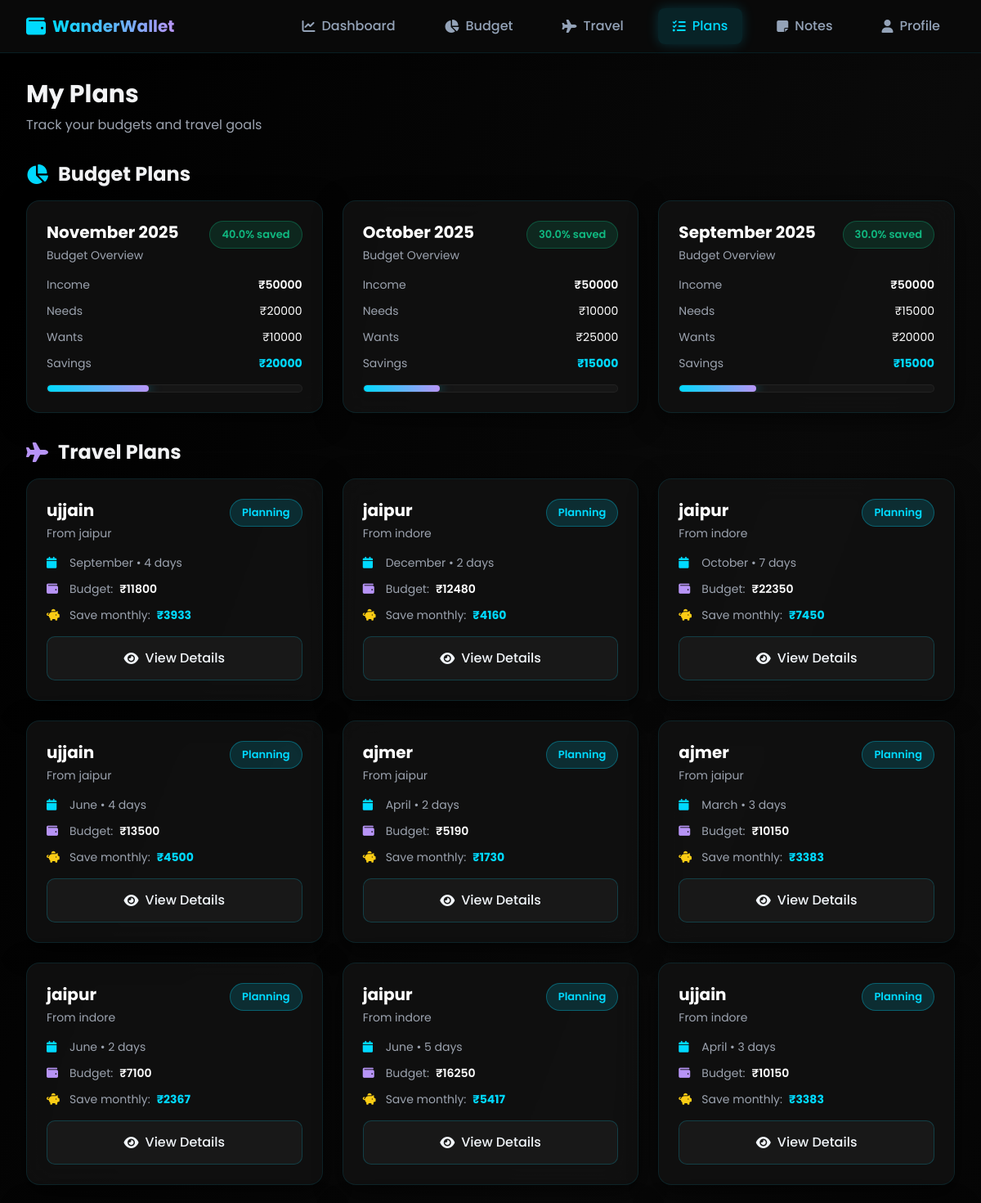
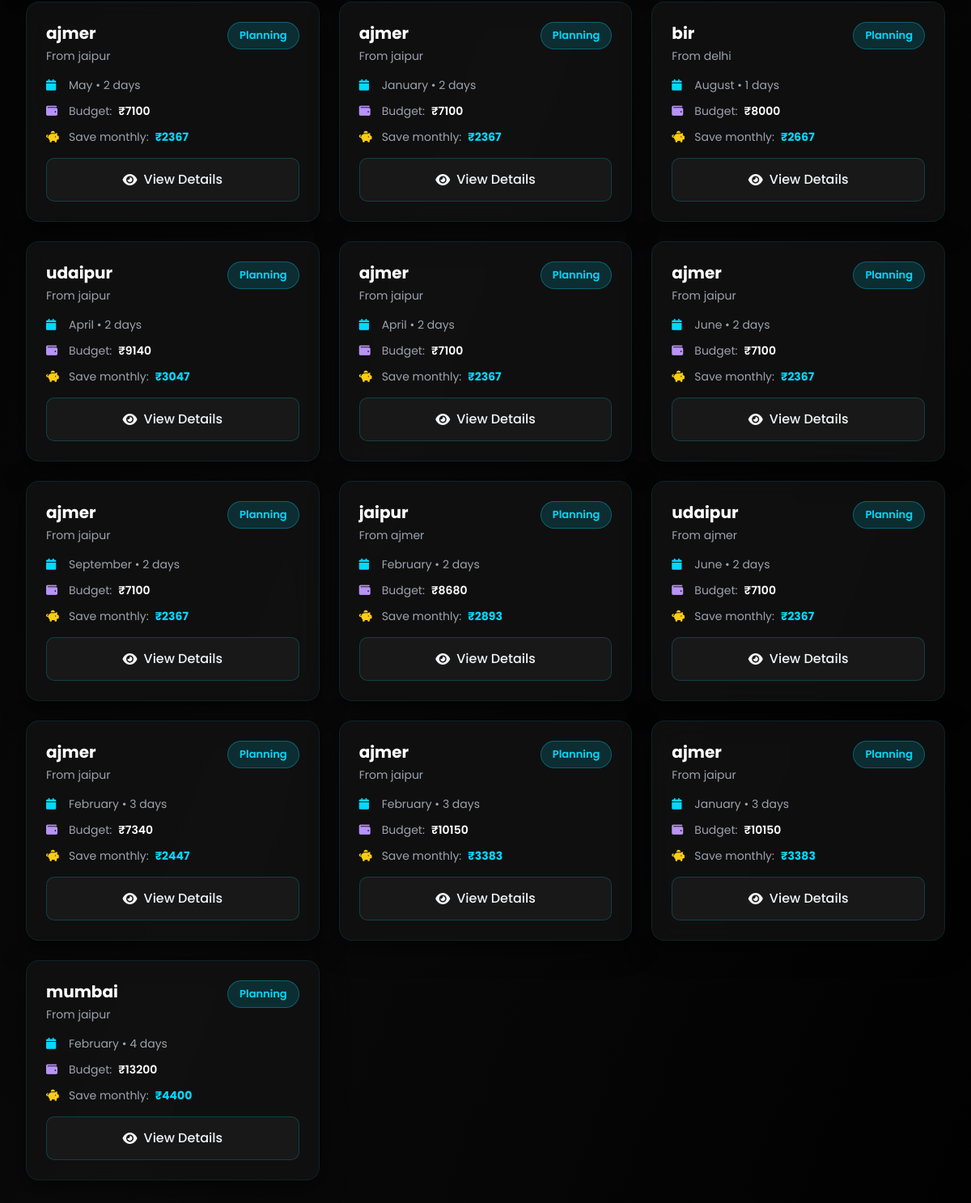
Screenshot of /plans (signed in) with the database file from the repository (2 pictures, top to bottom).
### tables this page shows
CREATE TABLE budgets (
                id INTEGER PRIMARY KEY AUTOINCREMENT,
                user_id INTEGER NOT NULL,
                income REAL NOT NULL,
                needs REAL NOT NULL,
                wants REAL NOT NULL,
                savings REAL NOT NULL,
                month TEXT NOT NULL,
                year INTEGER NOT NULL,
                ai_insights TEXT,
                created_at TIMESTAMP DEFAULT CURRENT_TIMESTAMP, needs_subcategories TEXT, wants_subcategories TEXT,
                FOREIGN KEY (user_id) REFERENCES users (id)
            );

CREATE TABLE travel_plans (
                id INTEGER PRIMARY KEY AUTOINCREMENT,
                user_id INTEGER NOT NULL,
                start_city TEXT NOT NULL,
                destination TEXT NOT NULL,
                travel_days INTEGER NOT NULL,
                travel_month TEXT NOT NULL,
                total_budget REAL,
                monthly_savings REAL,
                status TEXT DEFAULT 'planning',
                created_at TIMESTAMP DEFAULT CURRENT_TIMESTAMP,
                FOREIGN KEY (user_id) REFERENCES users (id)
            );

### app.py (the view)
@app.route('/plans')
@login_required
def plans():
    db = get_db()
    budgets = db.execute('SELECT * FROM budgets WHERE user_id = ? ORDER BY created_at DESC',
                        (current_user.id,)).fetchall()
    travel_plans = db.execute('SELECT * FROM travel_plans WHERE user_id = ? ORDER BY created_at DESC',
                             (current_user.id,)).fetchall()
    db.close()
    return render_template('plans.html', budgets=budgets, travel_plans=travel_plans)

### app.py (called while the page is built)
def get_db():
    conn = sqlite3.connect(DATABASE)
    conn.row_factory = sqlite3.Row
    return conn

@login_manager.user_loader
def load_user(user_id):
    db = get_db()
    user = db.execute('SELECT * FROM users WHERE id = ?', (user_id,)).fetchone()
    db.close()
    if user:
        return User(user['id'], user['username'], user['email'])
    return None

### templates/plans.html (shortened to what this page needs)
{% extends "base.html" %}
{% block content %}
<div class="min-h-screen bg-gradient-to-br from-dark-primary via-dark-secondary to-dark-primary py-8">
    <div class="max-w-7xl mx-auto px-4 sm:px-6 lg:px-8">
        <div class="mb-8">
            <h1 class="text-3xl font-bold mb-2">My Plans</h1>
            <p class="text-gray-400">Track your budgets and travel goals</p>
        </div>
        <div class="mb-8">
            <h2 class="text-2xl font-bold mb-4 flex items-center">
                <i class="fas fa-chart-pie mr-3 text-teal-primary"></i>
                Budget Plans
            </h2>
            {% if budgets %}
            <div class="card-grid">
                {% for budget in budgets %}
                <div class="glass-card p-6">
                    <div class="flex justify-between items-start mb-4">
                        <div>
                            <h3 class="text-xl font-bold text-white">{{ budget.month }} {{ budget.year }}</h3>
                            <p class="text-sm text-gray-400 mt-1">Budget Overview</p>
                        </div>
                        <span class="badge {% if (budget.savings / budget.income * 100) >= 30 %}badge-success{% elif (budget.savings / budget.income * 100) >= 20 %}badge-info{% else %}badge-warning{% endif %}">
                            {{ "%.1f"|format(budget.savings / budget.income * 100) }}% saved
                        </span>
                    </div>
                    <div class="space-y-3 mb-4">
                        <div class="flex justify-between text-sm">
                            <span class="text-gray-400">Income</span>
                            <span class="text-white font-semibold">₹{{ "%.0f"|format(budget.income) }}</span>
                        </div>
                        <div class="flex justify-between text-sm">
                            <span class="text-gray-400">Needs</span>
                            <span class="text-white">₹{{ "%.0f"|format(budget.needs) }}</span>
                        </div>
                        <div class="flex justify-between text-sm">
                            <span class="text-gray-400">Wants</span>
                            <span class="text-white">₹{{ "%.0f"|format(budget.wants) }}</span>
                        </div>
                        <div class="flex justify-between text-sm">
                            <span class="text-gray-400">Savings</span>
                            <span class="text-teal-primary font-bold">₹{{ "%.0f"|format(budget.savings) }}</span>
                        </div>
                    </div>
                    <div class="progress-bar">
                        <div class="progress-fill" style="width: {{ (budget.savings / budget.income * 100)|int }}%"></div>
                    </div>
                </div>
                {% endfor %}
            </div>
            {% endif %}
        </div>
        <div class="mb-8">
            <h2 class="text-2xl font-bold mb-4 flex items-center">
                <i class="fas fa-plane mr-3 text-purple-primary"></i>
                Travel Plans
            </h2>
            {% if travel_plans %}
            <div class="card-grid">
                {% for plan in travel_plans %}
                <div class="glass-card p-6">
                    <div class="flex justify-between items-start mb-4">
                        <div>
                            <h3 class="text-xl font-bold text-white">{{ plan.destination }}</h3>
                            <p class="text-sm text-gray-400 mt-1">From {{ plan.start_city }}</p>
                        </div>
                        <span class="badge badge-info">{{ plan.status|title }}</span>
                    </div>
                    <div class="space-y-3 mb-4">
                        <div class="flex items-center text-sm text-gray-400">
                            <i class="fas fa-calendar w-5 mr-2 text-teal-primary"></i>
                            <span>{{ plan.travel_month }} • {{ plan.travel_days }} days</span>
                        </div>
                        {% if plan.total_budget %}
                        <div class="flex items-center text-sm">
                            <i class="fas fa-wallet w-5 mr-2 text-purple-primary"></i>
                            <span class="text-gray-400">Budget:</span>
                            <span class="text-white font-semibold ml-2">₹{{ "%.0f"|format(plan.total_budget) }}</span>
                        </div>
                        <div class="flex items-center text-sm">
                            <i class="fas fa-piggy-bank w-5 mr-2 text-yellow-400"></i>
                            <span class="text-gray-400">Save monthly:</span>
                            <span class="text-teal-primary font-bold ml-2">₹{{ "%.0f"|format(plan.monthly_savings) }}</span>
                        </div>
                        {% endif %}
                    </div>
                    <a href="{{ url_for('accommodation', plan_id=plan.id) }}" class="btn-secondary w-full text-center">
                        <i class="fas fa-eye mr-2"></i>View Details
                    </a>
                </div>
                {% endfor %}
            </div>
            {% endif %}
        </div>
    </div>
</div>
{% endblock %}

### static/css/style.css (style rules this page uses)
.glass-card { background: rgba(18, 18, 18, 0.8); backdrop-filter: blur(16px); border: 1px solid rgba(0, 217, 255, 0.1); border-radius: 1rem; box-shadow: 0 8px 32px 0 rgba(0, 0, 0, 0.6); transition: all 0.4s cubic-bezier(0.4, 0, 0.2, 1); }
.btn-secondary { background: rgba(26, 26, 26, 0.95); color: #f1f5f9; padding: 0.875rem 1.75rem; border-radius: 0.625rem; font-weight: 500; transition: all 0.3s ease; border: 1px solid rgba(0, 217, 255, 0.2); cursor: pointer; display: inline-flex; align-items: center; justify-content: center; }
.progress-bar { height: 0.625rem; background: rgba(26, 26, 26, 0.8); border-radius: 9999px; overflow: hidden; border: 1px solid rgba(255, 255, 255, 0.05); }
.progress-fill { height: 100%; background: linear-gradient(90deg, #00d9ff 0%, #b794f6 100%); border-radius: 9999px; transition: width 0.6s cubic-bezier(0.4, 0, 0.2, 1); box-shadow: 0 0 15px rgba(0, 217, 255, 0.5); }
.card-grid { display: grid; grid-template-columns: repeat(auto-fit, minmax(300px, 1fr)); gap: 1.5rem; }
.badge { display: inline-flex; align-items: center; padding: 0.375rem 0.875rem; border-radius: 9999px; font-size: 0.8125rem; font-weight: 600; border: 1px solid; }
.badge-success { background: rgba(16, 185, 129, 0.15); color: #10b981; border-color: rgba(16, 185, 129, 0.3); }
.badge-info { background: rgba(0, 217, 255, 0.15); color: #00d9ff; border-color: rgba(0, 217, 255, 0.3); }
:root { --bg-primary: #000000; --bg-secondary: #0a0a0a; --bg-accent: #1a1a1a; --bg-card: #121212; --text-primary: #f1f5f9; --text-secondary: #94a3b8; --border-color: rgba(0, 217, 255, 0.1); --glow-color: rgba(0, 217, 255, 0.3); }

### rows the page displays
budgets: month "November", year "2025", budget.savings/budget.income*100 "40.0", income "50000", needs "20000", wants "10000", savings "20000"
budgets: month "October", year "2025", budget.savings/budget.income*100 "30.0", income "50000", needs "10000", wants "25000", savings "15000"
budgets: month "September", year "2025", budget.savings/budget.income*100 "30.0", income "50000", needs "15000", wants "20000", savings "15000"
travel_plans: destination "ujjain", start_city "jaipur", status "Planning", travel_month "September", travel_days "4", total_budget "11800", monthly_savings "3933"
travel_plans: destination "jaipur", start_city "indore", status "Planning", travel_month "December", travel_days "2", total_budget "12480", monthly_savings "4160"
travel_plans: destination "jaipur", start_city "indore", status "Planning", travel_month "October", travel_days "7", total_budget "22350", monthly_savings "7450"
travel_plans: destination "ujjain", start_city "jaipur", status "Planning", travel_month "June", travel_days "4", total_budget "13500", monthly_savings "4500"
travel_plans: destination "ajmer", start_city "jaipur", status "Planning", travel_month "April", travel_days "2", total_budget "5190", monthly_savings "1730"
travel_plans: destination "ajmer", start_city "jaipur", status "Planning", travel_month "March", travel_days "3", total_budget "10150", monthly_savings "3383"
travel_plans: destination "jaipur", start_city "indore", status "Planning", travel_month "June", travel_days "2", total_budget "7100", monthly_savings "2367"
travel_plans: destination "jaipur", start_city "indore", status "Planning", travel_month "June", travel_days "5", total_budget "16250", monthly_savings "5417"
travel_plans: destination "ujjain", start_city "indore", status "Planning", travel_month "April", travel_days "3", total_budget "10150", monthly_savings "3383"
travel_plans: destination "ajmer", start_city "jaipur", status "Planning", travel_month "May", travel_days "2", total_budget "7100", monthly_savings "2367"
travel_plans: destination "ajmer", start_city "jaipur", status "Planning", travel_month "January", travel_days "2", total_budget "7100", monthly_savings "2367"
travel_plans: destination "bir", start_city "delhi", status "Planning", travel_month "August", travel_days "1", total_budget "8000", monthly_savings "2667"
travel_plans: destination "udaipur", start_city "jaipur", status "Planning", travel_month "April", travel_days "2", total_budget "9140", monthly_savings "3047"
travel_plans: destination "ajmer", start_city "jaipur", status "Planning", travel_month "April", travel_days "2", total_budget "7100", monthly_savings "2367"
travel_plans: destination "ajmer", start_city "jaipur", status "Planning", travel_month "June", travel_days "2", total_budget "7100", monthly_savings "2367"
travel_plans: destination "ajmer", start_city "jaipur", status "Planning", travel_month "September", travel_days "2", total_budget "7100", monthly_savings "2367"
travel_plans: destination "jaipur", start_city "ajmer", status "Planning", travel_month "February", travel_days "2", total_budget "8680", monthly_savings "2893"
travel_plans: destination "udaipur", start_city "ajmer", status "Planning", travel_month "June", travel_days "2", total_budget "7100", monthly_savings "2367"
travel_plans: destination "ajmer", start_city "jaipur", status "Planning", travel_month "February", travel_days "3", total_budget "7340", monthly_savings "2447"
travel_plans: destination "ajmer", start_city "jaipur", status "Planning", travel_month "February", travel_days "3", total_budget "10150", monthly_savings "3383"
travel_plans: destination "ajmer", start_city "jaipur", status "Planning", travel_month "January", travel_days "3", total_budget "10150", monthly_savings "3383"
travel_plans: destination "mumbai", start_city "jaipur", status "Planning", travel_month "February", travel_days "4", total_budget "13200", monthly_savings "4400"
